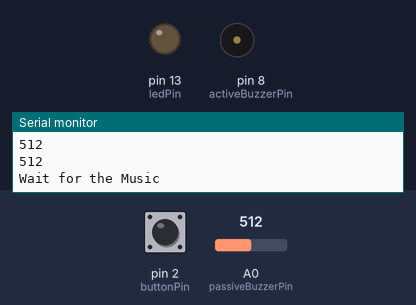
This sketch was run on a simulated Arduino Uno, built with avr-gcc and run on an emulated ATmega328P. Shown: output pins drawn as LEDs (lit = HIGH), buzzer (waves = sounding), the last lines printed to the serial monitor. The test bench sets the inputs (shaded band); at power-on: pin 2 (buttonPin) HIGH, A0 (passiveBuzzerPin) = 512.

Above: at 1.2 s.
1.3 s: pin 2 (buttonPin) pulled LOW for 0.15 s
At 7.1 s:
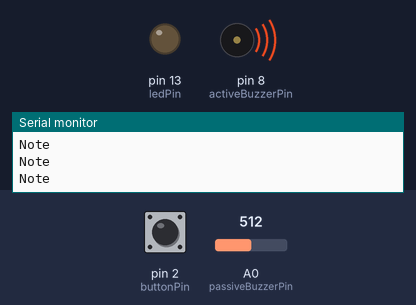
Timing chart, 0 to 13.4 s (numbered marks = the images above; inputs shaded):
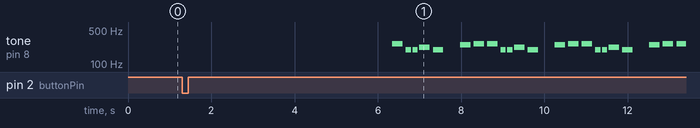

The sketch:

KnockDetector.ino
```cpp
const int buttonPin = 2;
const int ledPin = 13;
const int passiveBuzzerPin = A0;

const int activeBuzzerPin = 8;
const int debounceTime = 50;
const int startMusicThreshold = 50;
const int waitingTime = 5000;

const int noteLen = 8; // nr of notes
int currentNote = 0; // which note should I play

int pauseBetweenNotes;
int lastNoteTime;
int noteDuration;

int lastChange = 0;
bool lastState = LOW;
bool newState;
bool lastReadState = LOW;
bool newReadState;
bool musicIsPlaying = false;

// notes in the melody:
int melody[noteLen] = {262, 196, 196, 220, 196, 0, 247, 262};

// note durations: 4 = quarter note, 8 = eighth note, etc.:
int noteDurations[noteLen] = {4, 8, 8, 4, 4, 4, 4, 4};

void setup()
{
  Serial.begin(9600);
  pinMode (buttonPin, INPUT_PULLUP);
  pinMode (ledPin, OUTPUT);
  pinMode (passiveBuzzerPin, INPUT);
  pinMode (activeBuzzerPin, OUTPUT);
  digitalWrite (ledPin,HIGH);
}

void playMusic()
{
  if (millis() < lastNoteTime + pauseBetweenNotes)
  {
    return;
   }
  // stop the tone playing:
  noTone(activeBuzzerPin);
  // to calculate the note duration, take one second divided by the note type.
  //e.g. quarter note = 1000 / 4, eighth note = 1000/8, etc.
  noteDuration = 1000 / noteDurations[currentNote];
  tone(activeBuzzerPin, melody[currentNote], noteDuration);
  Serial.println ("Note");
  lastNoteTime = millis();

  // to distinguish the notes, set a minimum time between them.
  // the note's duration + 30% seems to work well:
  pauseBetweenNotes = noteDuration * 1.30;
  currentNote = (currentNote + 1) % noteLen;
}

void stopMusicListener()
{
  newReadState = !digitalRead (buttonPin);
  if (lastReadState != newReadState) {
    lastChange = millis();
    lastReadState = newReadState;
  }
  if (millis() > lastChange + debounceTime)
  {
    newState = newReadState;
    if (lastState != newState)
    {
      lastChange = millis();
      if (newState == HIGH)
      {
        noTone (activeBuzzerPin);
        Serial.println ("Music stopped");
        digitalWrite (ledPin, HIGH);
        musicIsPlaying = false;
      }
      lastState = newState;
    }
  }
}

void loop()
{
  if (musicIsPlaying) {
    playMusic();
    stopMusicListener();
  }
  else {
    startMusicListener();
  }
}

void startMusicListener()
{
  //Serial.println (analogRead (passiveBuzzerPin));
  int buzzer = analogRead (passiveBuzzerPin);
  Serial.println(buzzer);
  if (analogRead (passiveBuzzerPin) > startMusicThreshold)
  {
    Serial.println(buzzer);
    lastNoteTime = millis();
    Serial.println ("Wait for the Music");
    digitalWrite (ledPin, LOW);
    musicIsPlaying = true;
    currentNote = 0;
    pauseBetweenNotes = waitingTime;
  }
}
```
